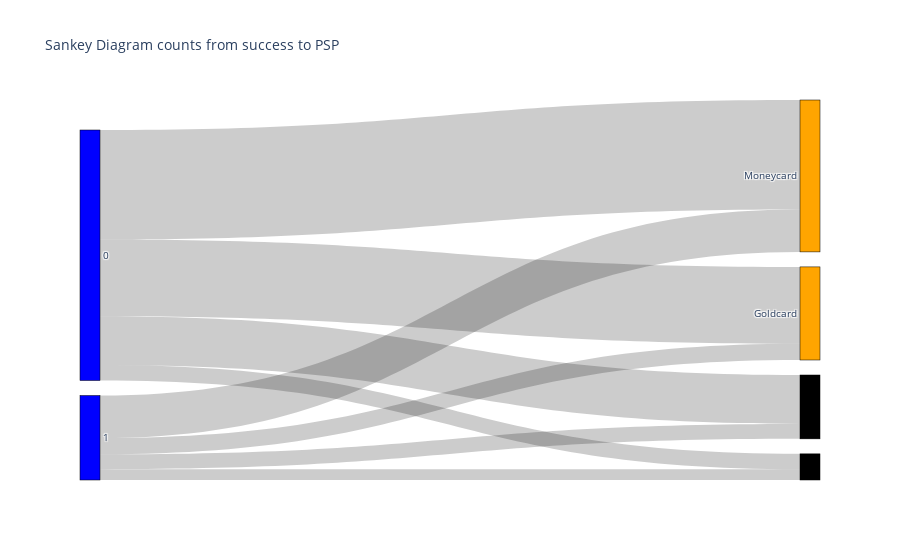

The cell this chart's notebook holds for it:
### Code cell
# plot_sanky(df,'success', '_3D_secured' )
plot_sanky(df,'success', 'PSP' )

# these columns are tested against success : 'country',  'success', 'PSP', '_3D_secured', 'card',
#         'hour',  'week_name', 'day_type', 'month_name',
#        'dayinmonth', 'descritized_amount', 'PSP_card_interaction'

### Figure 1 — Plotly figure (JSON) as saved in the notebook; plotly's stock layout.template omitted (floating-point values rounded to 4 significant figures)
{"data": [{"link": {"source": [0, 0, 0, 1, 1, 0, 1, 1], "target": [4, 5, 6, 4, 5, 7, 6, 7], "value": [13214, 9280, 5903, 5133, 1964, 1858, 1810, 1299]}, "node": {"color": ["blue", "blue", "orange", "orange", "orange", "orange"], "label": [0, 1, "UK_Card", "Simplecard", "Moneycard", "Goldcard"], "line": {"color": "black", "width": 0.5}, "pad": 15, "thickness": 20}, "type": "sankey"}], "layout": {"font": {"size": 10}, "title": {"text": "Sankey Diagram counts from success to PSP"}}}
